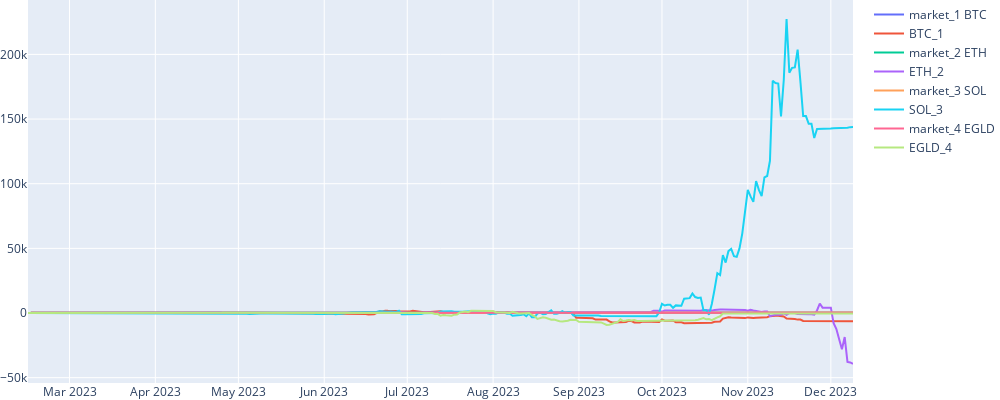

Notebook code for this chart:
### Code cell
env.globalReport()

### Figure 1 — Plotly figure (JSON) as saved in the notebook; plotly's stock layout.template omitted (floating-point values rounded to 4 significant figures; data arrays with more than 128 entries replaced by an {"elided": "..."} marker saying what was removed)
{"data": [{"name": "market_1 BTC", "type": "scatter", "x": {"elided": "299 str values"}, "y": {"elided": "299 float values"}}, {"name": "BTC_1", "type": "scatter", "x": {"elided": "299 str values"}, "y": {"elided": "299 float values"}}, {"name": "market_2 ETH", "type": "scatter", "x": {"elided": "299 str values"}, "y": {"elided": "299 float values"}}, {"name": "ETH_2", "type": "scatter", "x": {"elided": "299 str values"}, "y": {"elided": "299 float values"}}, {"name": "market_3 SOL", "type": "scatter", "x": {"elided": "299 str values"}, "y": {"elided": "299 float values"}}, {"name": "SOL_3", "type": "scatter", "x": {"elided": "299 str values"}, "y": {"elided": "299 float values"}}, {"name": "market_4 EGLD", "type": "scatter", "x": {"elided": "299 str values"}, "y": {"elided": "299 float values"}}, {"name": "EGLD_4", "type": "scatter", "x": {"elided": "299 str values"}, "y": {"elided": "299 float values"}}], "layout": {"height": 400, "margin": {"b": 0, "l": 0, "r": 10, "t": 0}, "width": 1000}}
